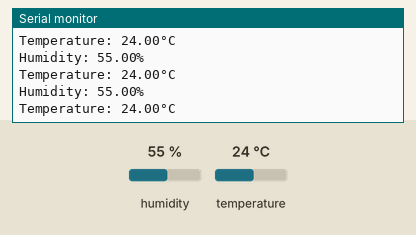
Recording of a sketch running on a simulated Arduino Uno, built with avr-gcc and run on an emulated ATmega328P. Parts: the last lines printed to the serial monitor. The inputs (shaded band) are chosen by the test bench; at power-on: humidity 55 %, temperature 24 °C. The RemoteXY app is connected.

Above: at 1.2 s.
1.3 s: humidity set to 22 %
At 2.2 s:
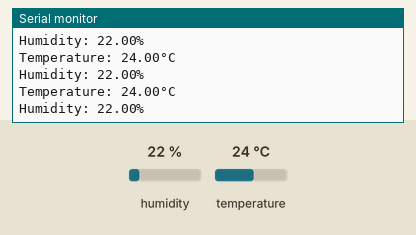
4.3 s: temperature set to 12 °C
At 5.4 s:
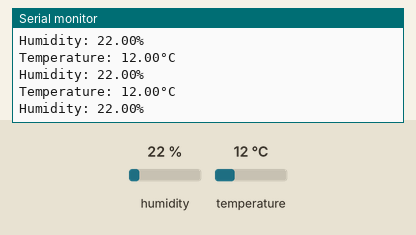
7.3 s: humidity set to 40 %
At 8.4 s:
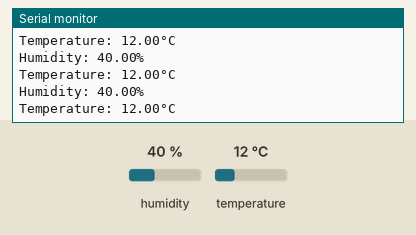
Timing chart, 0 to 10.3 s (numbered marks = the images above; inputs shaded):
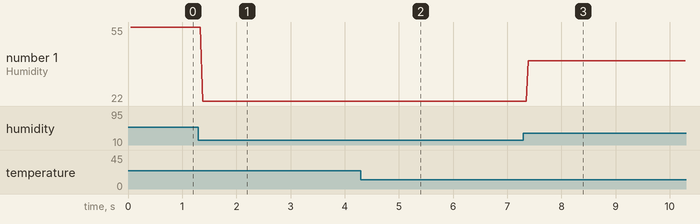

Measured:
- after the input at 1.3 s, the serial monitor: prints a new line after 0.08 s (image 1)
- after the input at 4.3 s, the serial monitor: prints a new line after 0.08 s (image 2)
- after the input at 7.3 s, the serial monitor: prints a new line after 0.09 s (image 3)
- plotted number 1: 55 → 22 after the input at 1.3 s, 22 → 40 after the input at 7.3 s

The sketch:

Arduino_DHT_11.ino
```cpp
// (licence header left out)
//////////////////////////////////////////////
//        RemoteXY include library          //
//////////////////////////////////////////////

// RemoteXY select connection mode and include library
#define REMOTEXY_MODE__SOFTSERIAL
#include <SoftwareSerial.h>

#include <RemoteXY.h>

#include <Adafruit_Sensor.h>
#include <DHT.h>
#include <DHT_U.h>

#define DHTTYPE    DHT11     // DHT 11
#define DHTPIN 2     // Digital pin connected to the DHT sensor

DHT_Unified dht(DHTPIN, DHTTYPE);

// RemoteXY connection settings
#define REMOTEXY_SERIAL_RX 3
#define REMOTEXY_SERIAL_TX 4
#define REMOTEXY_SERIAL_SPEED 9600


// RemoteXY configurate
#pragma pack(push, 1)
uint8_t RemoteXY_CONF[] =   // 101 bytes
  { 255,0,0,30,0,94,0,16,31,1,68,50,0,52,63,26,8,36,135,84,
  101,109,112,101,114,97,116,117,114,101,0,72,117,109,105,100,105,116,121,0,
  67,4,20,12,26,10,2,26,11,67,4,20,28,26,10,2,26,11,129,0,
  20,8,22,3,17,84,101,109,112,101,114,97,116,117,114,101,32,40,67,41,
  0,129,0,20,24,18,3,17,72,117,109,105,100,105,116,121,32,40,37,41,
  0 };

// this structure defines all the variables and events of your control interface
struct {

  // output variables
  float onlineGraph_1_var1;
  float onlineGraph_1_var2;
  char Temp[11];  // string UTF8 end zero
  char Hum[11];  // string UTF8 end zero

  // other variable
  uint8_t connect_flag;  // =1 if wire connected, else =0

} RemoteXY;
#pragma pack(pop)

/////////////////////////////////////////////
//           END RemoteXY include          //
/////////////////////////////////////////////


void setup()
{
  RemoteXY_Init ();

  Serial.begin(9600);
  // Initialize device.
  dht.begin();
  Serial.println(F("DHTxx Unified Sensor Example"));


}

void loop()
{
  RemoteXY_Handler ();

  sensors_event_t event;
  dht.temperature().getEvent(&event);
  if (isnan(event.temperature)) {
    Serial.println(F("Error reading temperature!"));
  }
  else {
    Serial.print(F("Temperature: "));
    Serial.print(event.temperature);
    Serial.println(F("°C"));
    RemoteXY.onlineGraph_1_var1=event.temperature;
    dtostrf(event.temperature, 0, 1, RemoteXY.Temp);
  }
  // Get humidity event and print its value.
  dht.humidity().getEvent(&event);
  if (isnan(event.relative_humidity)) {
    Serial.println(F("Error reading humidity!"));
  }
  else {
    Serial.print(F("Humidity: "));
    Serial.print(event.relative_humidity);
    Serial.println(F("%"));
    RemoteXY.onlineGraph_1_var2=event.relative_humidity;
    dtostrf(event.relative_humidity, 0, 1, RemoteXY.Hum);
  }
}
```
